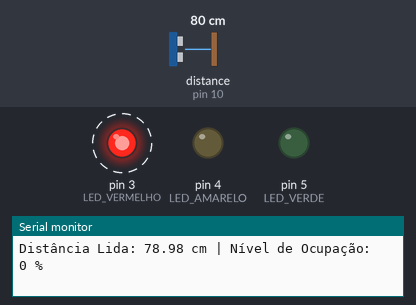
This sketch was run on a simulated Arduino Uno, built with avr-gcc and run on an emulated ATmega328P. Parts: output pins drawn as LEDs (lit = HIGH), the last lines printed to the serial monitor. Wiring (inferred from the names in the program): ultrasonic range finder: trigger pin 9; echo pin 10. Dashed ring = blinking. The inputs (shaded band) are chosen by the test bench; at power-on: distance to the obstacle (sensor on pin 10) 80 cm. The echo pulse lasts 58.3 µs per cm; pins used as bus, display or sensor lines are not drawn.

Above: at 1.2 s.
1.3 s: distance to the obstacle (sensor on pin 10) set to 35 cm
4.3 s: distance to the obstacle (sensor on pin 10) set to 29 cm
At 5.3 s:
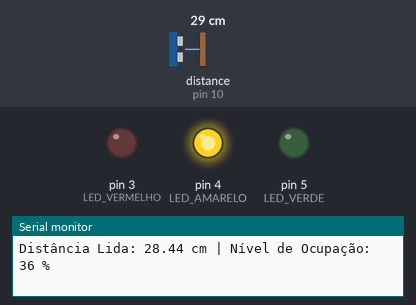
5.8 s: distance to the obstacle (sensor on pin 10) set to 16 cm
7.3 s: distance to the obstacle (sensor on pin 10) set to 11 cm
At 7.9 s:
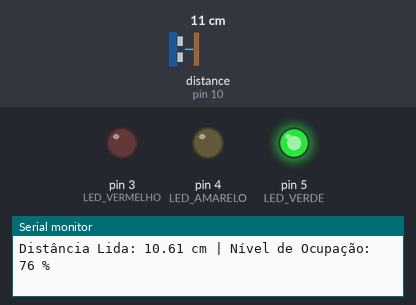
8.8 s: distance to the obstacle (sensor on pin 10) set to 18 cm
At 9.3 s:
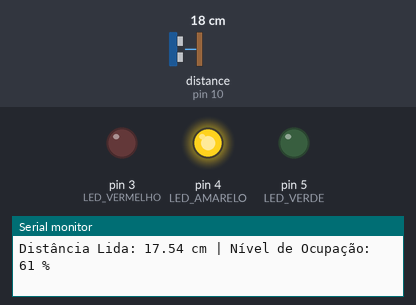
10.4 s: distance to the obstacle (sensor on pin 10) set to 2 cm
At 11.8 s:
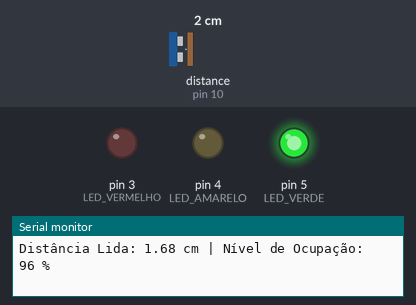
Timing chart, 0 to 12.9 s (numbered marks = the images above; inputs shaded):
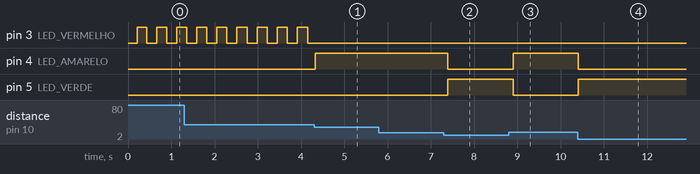

Measured:
- the behaviour switches between 33 and 32 cm on distance to the obstacle (sensor on pin 10) (found by bisection; images 0 and 1)
- the behaviour switches between 14 and 13 cm on distance to the obstacle (sensor on pin 10) (found by bisection; images 1 and 2)
- after the input at 4.3 s, pin 3 (LED_VERMELHO): stops changing and stays LOW; pin 4 (LED_AMARELO): LOW → HIGH at once
- after the input at 7.3 s, pin 4 (LED_AMARELO): HIGH → LOW after 0.10 s; pin 5 (LED_VERDE): LOW → HIGH after 0.10 s
- after the input at 8.8 s, pin 4 (LED_AMARELO): LOW → HIGH after 0.10 s; pin 5 (LED_VERDE): HIGH → LOW after 0.10 s
- after the input at 10.4 s, pin 4 (LED_AMARELO): HIGH → LOW at once; pin 5 (LED_VERDE): LOW → HIGH at once
- by itself, pin 3 (LED_VERMELHO): alternates HIGH for 0.23 s and LOW for 0.23 s

The sketch:

codigo.ino
```cpp
// Pinos do Sensor Ultrassônico HC-SR04
const int TRIG_PIN = 9;   // Pino Trigger (Saída)
const int ECHO_PIN = 10;  // Pino Echo (Entrada)

// Pinos dos LEDs Indicadores
const int LED_VERDE = 5;  // Nível BOM (Cheio)
const int LED_AMARELO = 4; // Nível ATENÇÃO (Médio)
const int LED_VERMELHO = 3; // Nível CRÍTICO (Vazio)

const float DISTANCIA_MAXIMA_CM = 45.0;

// LIMIARES DE ALERTA (em porcentagem de ocupação)
const int LIMIAR_CRITICO = 30; // Abaixo de 30% é CRÍTICO (LED Vermelho)
const int LIMIAR_ATENCAO = 70; // Entre 30% e 70% é ATENÇÃO (LED Amarelo)
// Acima de 70% é CHEIO (LED Verde)


long duracao;     // Armazena a duração do pulso de eco
float distancia_cm; // Distância lida em centímetros
int nivel_porcentagem; // Nível de ocupação (0 a 100%)

// Variável de controle de tempo para o LED piscante (não bloqueia o código)
unsigned long tempoAnterior = 0;
const long intervaloPisca = 200; // Pisca a cada 200 milissegundos

float getDistance() {
  // Limpa o pino TRIG
  digitalWrite(TRIG_PIN, LOW);
  delayMicroseconds(2);

  // Dispara o pulso de 10us
  digitalWrite(TRIG_PIN, HIGH);
  delayMicroseconds(10);
  digitalWrite(TRIG_PIN, LOW);

  // Lê o tempo de duração do pulso de eco (ida e volta)
  duracao = pulseIn(ECHO_PIN, HIGH);

  // Calcula a distância em cm (velocidade do som é aprox. 340m/s ou 29.1 us/cm)
  // Formula: Distância = (Duração em us * 0.034) / 2
  distancia_cm = duracao * 0.034 / 2;

  return distancia_cm;
}

int calculatePercentage(float dist_lida, float dist_maxima) {
  // 'Nivel' é a distância preenchida pelo material (Distância Máxima - Distância Lida)
  float nivel_cm = dist_maxima - dist_lida;

  // Evita leituras negativas (erro do sensor)
  if (nivel_cm < 0) nivel_cm = 0;

  // Calcula a Porcentagem de Ocupação
  int percentagem = (nivel_cm / dist_maxima) * 100;

  // Limita a 100%
  if (percentagem > 100) percentagem = 100;

  return percentagem;
}

void setLeds(int nivel) {
  // Desliga os LEDs (exceto se o Vermelho precisar piscar)
  digitalWrite(LED_VERDE, LOW);
  digitalWrite(LED_AMARELO, LOW);

  if (nivel < LIMIAR_CRITICO) {
    // ESTADO CRÍTICO: O LED VERMELHO será controlado para piscar no loop principal.
    digitalWrite(LED_AMARELO, LOW); // Garante que Amarelo está desligado
    digitalWrite(LED_VERDE, LOW);  // Garante que Verde está desligado

  } else if (nivel < LIMIAR_ATENCAO) {
    // ESTADO ATENÇÃO: Amarelo Fixo
    digitalWrite(LED_VERMELHO, LOW);
    digitalWrite(LED_AMARELO, HIGH);

  } else {
    // ESTADO CHEIO/BOM: Verde Fixo
    digitalWrite(LED_VERMELHO, LOW);
    digitalWrite(LED_VERDE, HIGH);
  }
}

void setup() {
  // Configuração da comunicação serial para debug (Monitor Serial)
  Serial.begin(9600);
  Serial.println("--- Sistema Autônomo de Monitoramento de Nível ---");
  Serial.print("Distância Máxima Calibrada (Vazio): ");
  Serial.print(DISTANCIA_MAXIMA_CM);
  Serial.println(" cm");

  // Configuração dos Pinos
  pinMode(TRIG_PIN, OUTPUT);
  pinMode(ECHO_PIN, INPUT);
  pinMode(LED_VERDE, OUTPUT);
  pinMode(LED_AMARELO, OUTPUT);
  pinMode(LED_VERMELHO, OUTPUT);

  // Desliga todos os LEDs na inicialização
  digitalWrite(LED_VERDE, LOW);
  digitalWrite(LED_AMARELO, LOW);
  digitalWrite(LED_VERMELHO, LOW);
}

void loop() {
  // 1. REALIZA A MEDIÇÃO
  distancia_cm = getDistance();

  // 2. CALCULA O NÍVEL EM PORCENTAGEM
  nivel_porcentagem = calculatePercentage(distancia_cm, DISTANCIA_MAXIMA_CM);

  // 3. APLICA A LÓGICA DO LED
  setLeds(nivel_porcentagem);

  // 4. SAÍDA DE DEBUG NO MONITOR SERIAL
  Serial.print("Distância Lida: ");
  Serial.print(distancia_cm);
  Serial.print(" cm | Nível de Ocupação: ");
  Serial.print(nivel_porcentagem);
  Serial.println(" %");

  // 5. CONTROLE DO PISCA-PISCA DO LED VERMELHO (ESTADO CRÍTICO)
  // Usamos millis() para não bloquear outras funções
  if (nivel_porcentagem < LIMIAR_CRITICO) {
    unsigned long tempoAtual = millis();
    if (tempoAtual - tempoAnterior >= intervaloPisca) {
      tempoAnterior = tempoAtual;

      // Inverte o estado do LED Vermelho (liga/desliga)
      digitalWrite(LED_VERMELHO, !digitalRead(LED_VERMELHO));
    }
  } else {
    // Se não estiver em estado crítico, garante que o LED Vermelho está desligado
    digitalWrite(LED_VERMELHO, LOW);
    // Pequeno atraso para não sobrecarregar o loop (se o LED não estiver piscando)
    delay(500);
  }
}
```
